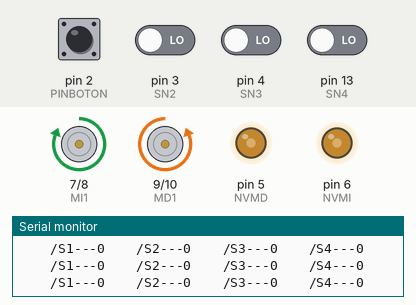
A sketch run on a simulated Arduino Uno, built with avr-gcc and run on an emulated ATmega328P. Shown: motor-driver pin pairs drawn as motors (green arrow = first pin HIGH = forward, orange = second pin HIGH = backward, longer = more drive), output pins drawn as LEDs (lit = HIGH), the last lines printed to the serial monitor. The test bench sets the inputs (shaded band); at power-on: pin 2 (PINBOTON) HIGH, pin 3 (SN2), pin 4 (SN3), pin 13 (SN4) LOW.

Above: at 1.2 s.
1.3 s: pin 3 (SN2) driven HIGH
At 1.6 s:
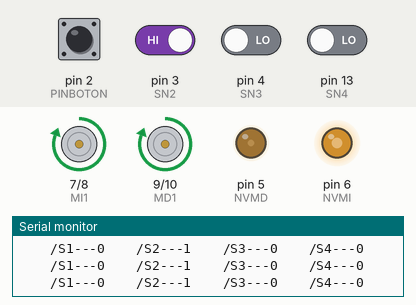
2.8 s: pin 3 (SN2) driven LOW
At 3.3 s:
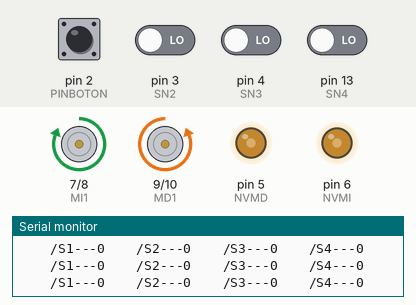
5.8 s: pin 4 (SN3) driven HIGH
At 6.2 s:
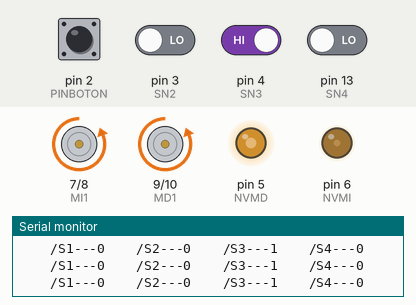
7.3 s: pin 13 (SN4) driven HIGH
At 7.8 s:
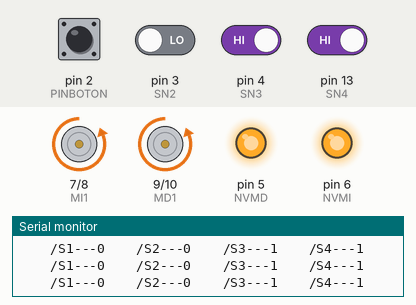
8.8 s: pin 13 (SN4) driven LOW
At 9.5 s:
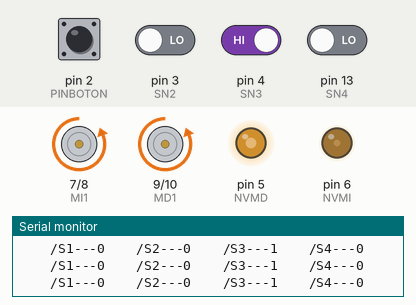
Timing chart, 0 to 11.8 s (numbered marks = the images above; inputs shaded):
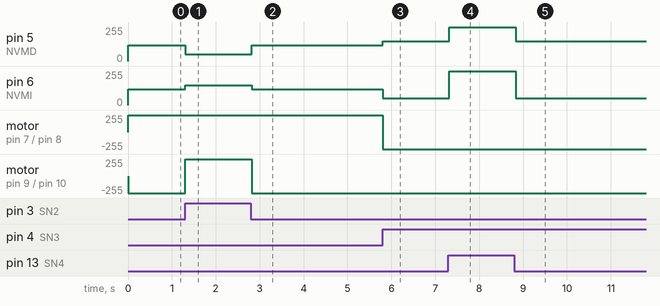

The sketch:

SEGUIDOR_3.ino
```cpp
const int NVMD = 5;   //Nivel de velocidad del Motor Derecho
const int NVMI = 6;   //Nivel de velocidad del Motor Izquierdo

const int MD1 = 9;    //Motor Derecho (IN1)
const int MD2 = 10;    //Motor Derecho (IN2)

const int MI1 = 7;    //Motor Izquierdo (IN3)
const int MI2 = 8;    //Motor Izquierdo (IN4)

const int SN1 = 0;   //Sensor 1
const int SN2 = 3;   //Sensor 2
const int SN3 = 4;   //Sensor 3
const int SN4 = 13;  //Sensor 4

int BA = 0;      //Boton de Arranque de los Sensores

# define PINBOTON 2
//---Variables de precisión---
unsigned long TA = 0;   //Variable de 32 bits
unsigned long IN = 1;   //Variable de 32 bits (Milisegundos)

//-----Declaracion de salidas y entradas-----
void setup () {
  Serial.begin (9600);
  pinMode(MD1,OUTPUT);    //Motor Derecho
  pinMode(MD2,OUTPUT);    //Motor Derecho

  pinMode(MI1,OUTPUT);    //Motor Izquierdo
  pinMode(MI2,OUTPUT);    //Motor Izquierdo

  pinMode (SN1, INPUT);      //Entrada Sensor 1
  pinMode (SN2, INPUT);      //Entrada Sensor 2
  pinMode (SN3, INPUT);      //Entrada Sensor 3
  pinMode (SN4, INPUT);      //Entrada Sensor 4

  pinMode (NVMD, OUTPUT);   //ENA Motor Derecho
  pinMode (NVMI, OUTPUT);   //ENB Motor Izquierdo
  while (!digitalRead (PINBOTON));
}

void loop () {
  int ESN1 = digitalRead (SN1);   //Estado y lectura del Sensor 1
  int ESN2 = digitalRead (SN2);   //Estado y lectura del Sensor 2
  int ESN3 = digitalRead (SN3);   //Estado y lectura del Sensor 3
  int ESN4 = digitalRead (SN4);   //Estado y lectura del Sensor 4

  if (millis () - TA >= IN){
    Serial.print ("    /S1---");    //Etiqueta Sensor 1
    Serial.print (ESN1);

    Serial.print ("    /S2---");    //Etiqueta Sensor 2
    Serial.print (ESN2);

    Serial.print ("    /S3---");    //Etiqueta Sensor 3
    Serial.print (ESN3);

    Serial.print ("    /S4---");    //Etiqueta Sensor 4
    Serial.print (ESN4);

    Serial.println("\n");
    TA = millis();
  }

if (ESN1 == 1 && ESN2 == 1 && ESN3 == 1 && ESN4 == 1) {
  MHA(NVMD, 120, NVMI, 120);
  AVANCE_MT_DER ();
  AVANCE_MT_IZQ ();
}
else if (ESN1 == 0 && ESN2 == 0 && ESN3 == 0 && ESN4 == 0) {
  MHA(NVMD, 120, NVMI, 120);
  AVANCE_MT_DER ();
  AVANCE_MT_IZQ ();
}

else if (ESN1 == 1 && ESN2 == 0 && ESN3 == 0 && ESN4 == 0) {
  MHA(NVMD, 255, NVMI, 255);
RETROCESO_MT_DER ();
  AVANCE_MT_IZQ ();
}
else if (ESN1 == 0 && ESN2 == 1 && ESN3 == 0 && ESN4 == 0) {
  MHA(NVMD, 50, NVMI, 150);
RETROCESO_MT_DER ();
  AVANCE_MT_IZQ ();
}
else if (ESN1 == 0 && ESN2 == 0 && ESN3 == 1 && ESN4 == 0) {
  MHA(NVMD, 150, NVMI, 50);
  AVANCE_MT_DER ();
RETROCESO_MT_IZQ ();
}
else if (ESN1 == 0 && ESN2 == 0 && ESN3 == 0 && ESN4 == 1) {
  MHA(NVMD, 255, NVMI, 255);
  AVANCE_MT_DER ();
RETROCESO_MT_IZQ ();
}

else if (ESN1 == 1 && ESN2 == 1 && ESN3 == 0 && ESN4 == 0) {
  MHA(NVMD, 255, NVMI, 255);
RETROCESO_MT_DER ();
AVANCE_MT_IZQ ();
}

else if (ESN1 == 0 && ESN2 == 0 && ESN3 == 1 && ESN4 == 1) {
  MHA(NVMD, 255, NVMI, 255);
RETROCESO_MT_IZQ ();
AVANCE_MT_DER ();
}
}
```

FP.ino
```cpp
void MHA(int NVELMD, int VELMD, int NVELMI, int VELMI){
  analogWrite(NVELMD, VELMD);
  analogWrite(NVELMI, VELMI);
}
//Avance de los motores
void AVANCE_MT_DER (){
  digitalWrite (MD1, LOW);
  digitalWrite (MD2, HIGH);
}

void AVANCE_MT_IZQ (){
  digitalWrite (MI1, HIGH);
  digitalWrite (MI2, LOW);
}

//Retroceso de los motores
void RETROCESO_MT_DER (){
  digitalWrite (MD1, HIGH);
  digitalWrite (MD2, LOW);
}

void RETROCESO_MT_IZQ (){
  digitalWrite (MI1, LOW);
  digitalWrite (MI2, HIGH);
}
```

Measured:
- after the input at 1.3 s, pin 5 (NVMD): 120/255 → 50/255 at once; pin 6 (NVMI): 120/255 → 150/255 at once; motor on pin 9 (MD1) / pin 10 (MD2): backward 255/255 → forward 255/255 at once
- after the input at 2.8 s, pin 5 (NVMD): 50/255 → 120/255 at once; pin 6 (NVMI): 150/255 → 120/255 at once; motor on pin 9 (MD1) / pin 10 (MD2): forward 255/255 → backward 255/255 at once
- after the input at 5.8 s, pin 5 (NVMD): 120/255 → 150/255 at once; pin 6 (NVMI): 120/255 → 50/255 at once; motor on pin 7 (MI1) / pin 8 (MI2): forward 255/255 → backward 255/255 at once
- after the input at 7.3 s, pin 5 (NVMD): 150/255 → 255/255 at once; pin 6 (NVMI): 50/255 → 255/255 at once
- after the input at 8.8 s, pin 5 (NVMD): 255/255 → 150/255 at once; pin 6 (NVMI): 255/255 → 50/255 at once
